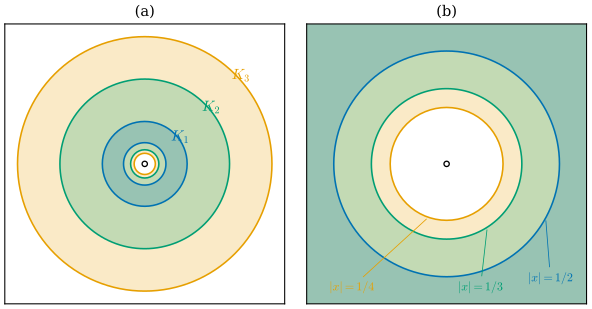

Here is the Python script that generated this plot:
"""그림 12.4.2: 구멍 뚫린 평면 M = ℝ² ∖ {0}의 컴팩트 소진 (12.4절, 예 12.4.10).

K_j = {x : 1/(j+1) ≤ |x| ≤ j}, V_j = {x : 1/(j+1) < |x| < j} (j = 1, 2, 3).
K_j는 닫힌 원환(컴팩트)이고 V_j ⊆ K_j ⊆ V_{j+1}이다. j가 커질수록 원점 쪽과 무한대 쪽으로 동시에 커진다.
(a) 전체 (|x| ≤ 3.3), (b) 원점 근처 확대 (|x| ≤ 0.6). 원점(빈 원)은 M에 없다.

실행: 프로젝트 루트에서 ``PYTHONPATH=tools python3 chapters/12-smooth-maps/figures/fig-12-4-2-exhaustion.py``
"""

import dgfig

dgfig.setup()

import matplotlib.pyplot as plt
import numpy as np
from matplotlib.patches import Annulus, Circle

C = dgfig.COLORS
LW = dgfig.LW

js = (1, 2, 3)
inner = {j: 1.0 / (j + 1) for j in range(1, 6)}
outer = {j: float(j) for j in range(1, 6)}

# 자기검사: V_j ⊆ K_j ⊆ V_{j+1} (반지름 비교), 합집합이 M을 덮음(표본)
for j in range(1, 5):
    assert inner[j + 1] < inner[j] and outer[j] < outer[j + 1]
rng = np.random.default_rng(4)
pts = rng.normal(size=(2000, 2)) * rng.uniform(0.01, 3, (2000, 1))
r = np.linalg.norm(pts, axis=1)
jneed = np.maximum(np.maximum(np.ceil(r), np.ceil(1 / r) - 1), 1)     # x ∈ K_j인 j
assert np.all((1.0 / (jneed + 1) <= r) & (r <= jneed))

cols = {1: C["tangent"], 2: C["third"], 3: C["accent"]}
fig, axes = plt.subplots(1, 2, figsize=(6.4, 3.3))
for ax, L, title in ((axes[0], 3.3, "(a)"), (axes[1], 0.62, "(b)")):
    ax.set_aspect("equal")
    ax.set_xlim(-L, L)
    ax.set_ylim(-L, L)
    ax.set_xticks([])
    ax.set_yticks([])
    for j in reversed(js):
        ax.add_patch(Annulus((0, 0), outer[j], outer[j] - inner[j], facecolor=cols[j], alpha=0.22, lw=0))
        for rr in (inner[j], outer[j]):
            ax.add_patch(Circle((0, 0), rr, fill=False, edgecolor=cols[j], lw=1.2))
    ax.plot([0], [0], "o", mfc="white", mec=C["main"], ms=4, zorder=5)
    ax.set_title(title, fontsize=11)
axes[0].text(0.62, 0.55, r"$K_1$", color=cols[1], fontsize=11)
axes[0].text(1.35, 1.25, r"$K_2$", color=cols[2], fontsize=11)
axes[0].text(2.05, 2.0, r"$K_3$", color=cols[3], fontsize=11)
for j, ang, pos in ((1, -0.5, (0.36, -0.52)), (2, -1.0, (0.05, -0.56)), (3, -1.9, (-0.52, -0.56))):
    rr = inner[j]
    axes[1].annotate(rf"$|x|=1/{j + 1}$", xy=(rr * np.cos(ang), rr * np.sin(ang)), xytext=pos, fontsize=9,
                     color=cols[j], arrowprops=dict(arrowstyle="-", color=cols[j], lw=0.6))
fig.tight_layout(w_pad=1.5)
dgfig.save(fig, __file__)
